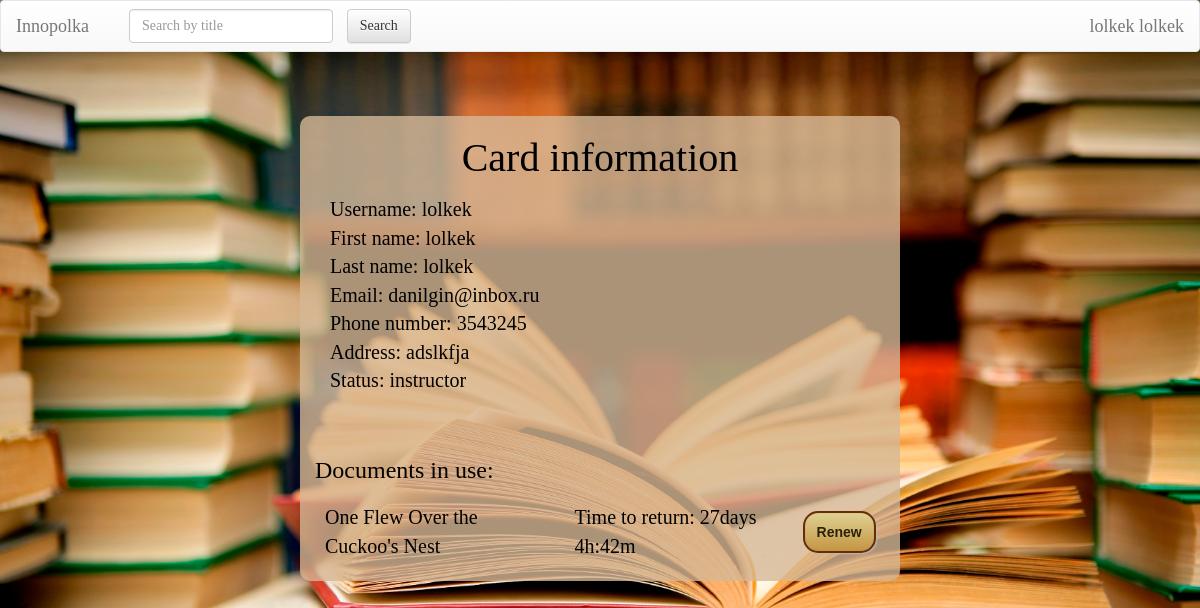
/user/?id=16 (signed in), run on an earlier commit of the app's database.
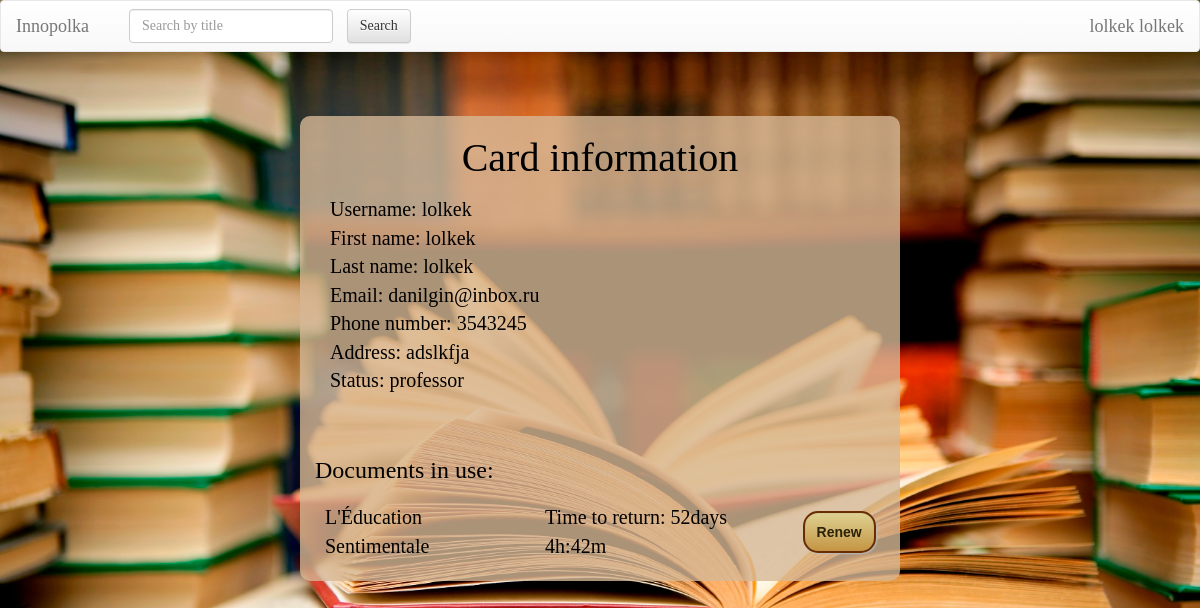
And on a later commit of the database.
### UserCards/models.py (models this page shows, shortened)
class UserProfile(models.Model):
    user = models.OneToOneField(User, on_delete=models.CASCADE)
    phone_number = models.CharField(max_length=15, null=True, blank=True)
    address = models.CharField(max_length=250, null=True, blank=True)
    status = models.CharField(max_length=250, default='student')

### Documents/models.py (models this page shows, shortened)
class DocumentCopy(models.Model):
    doc = models.ForeignKey(Document, blank=True, default=None, on_delete=models.CASCADE) # link document which is checked out
    checked_up_by_whom = models.ForeignKey(User, blank=True, default=None, on_delete=models.CASCADE) # link to holder
    date = models.DateTimeField(default=str(datetime.datetime.today().strftime("%Y-%m-%d %H:%M")))
    returning_date = models.DateTimeField(default=str(datetime.datetime.today().strftime("%Y-%m-%d %H:%M")))
    time_left = models.CharField(null=True, max_length=250)
    fine_price = models.IntegerField(null=True)
    renewed = models.BooleanField(default=False)
    class Meta:
        verbose_name_plural = 'Document copies'
    def __str__(self):
        return self.doc.title

class Document(models.Model):
    title = models.CharField(max_length=250)
    price = models.IntegerField()
    keywords = models.CharField(max_length=250) # the list of keywords stored in string
    authors = models.CharField(max_length=250) # the list of authors in string format splitted by space
    cover = models.CharField(max_length=1000, default="https://lh3.googleusercontent.com/zqfUbCXdb1oGmsNEzNxTjQU5ZlS3x46nQoB83sFbRSlMnpDTZgdVCe_LvCx-rl7sOA=w300")
    copies = models.PositiveIntegerField(default=1)
    type = models.CharField(max_length=100, default='Document')
    is_bestseller = models.BooleanField(default=False)
    is_reference = models.BooleanField(default=False)
    level = models.PositiveIntegerField(default=1)
    room = models.PositiveIntegerField(default=1)

### Documents/librarian_view.py (the view)
    def inner(request, *args, **kwargs):
        if request.user.is_authenticated:
            return func(request, *args, **kwargs)
        return redirect('/')

### Documents/librarian_view.py (called while the page is built)
def need_logged_in(func):
    def inner(request, *args, **kwargs):
        if request.user.is_authenticated:
            return func(request, *args, **kwargs)
        return redirect('/')
    return inner

### UserCards/templates/UserCards/index.html (shortened to what this page needs)
{% extends 'Documents/base.html' %}
{% load staticfiles %}
{% block body %}
    <link rel="stylesheet" type="text/css" href="{% static 'UserCards/usercards_style.css' %}"/>
    <div class="container">
    <h2 class="black">Card information</h2>
    <p>
        {% for field, value in fields %}
            {{ field }}: {{ value }}
            <br>
        {% endfor %}
    </p>
    <div>
        <table class="used-docs">
            <th colspan="3"><h3>Documents in use:</h3></th>
            {% for copy in copies %}
                <tr>
                    <td><a href="/{{ copy.doc.id }}">{{ copy }}</a></td>
                    <td>{{ copy.time_left }}<br></td>
                    {% if user.is_staff %}
                        <td><a class="button" href="/requests/return/?copy_id={{ copy.id }}" onclick="
                                return confirm('Return {{ copy.doc.title }} from {{ copy.checked_up_by_whom.username }} back?');
                                ">Return</a></td>
                    {% else %}
                        <td><button class="btn button" onclick="
                                    var response = httpGet('/requests/renew/?copy_id={{ copy.id }}').toString();
                                    alert(response);
                                    if (response.substr(0, 3) === 'You') // refresh to see new returning date
                                    window.location.reload(false);
                                    ">Renew
                            </button></td>
                        <br>
                    {% endif %}
                </tr>
            {% endfor %}
        </table>
    </div>
{% endblock %}

### Documents/templates/Documents/base.html (shortened to what this page needs)
<!DOCTYPE html>
<html lang="en">
<head>
    {% load staticfiles %}
    <link rel="stylesheet" href="//maxcdn.bootstrapcdn.com/bootstrap/3.2.0/css/bootstrap.min.css">
    <link rel="stylesheet" href="//maxcdn.bootstrapcdn.com/bootstrap/3.2.0/css/bootstrap-theme.min.css">
</head>
<body>
<nav class="navbar navbar-default">
    <div class="container-fluid">
        <div class="navbar-header">
            <a class="navbar-brand" href="/">Innopolka</a>
        </div>
        <div class="collapse navbar-collapse" id="bs-example-navbar-collapse-1">
            <form class="navbar-form navbar-left" action="/">
                <div class="form-group">
                    <input type="text" class="form-control" name="q" placeholder="Search by title" >
                </div>
                <input type="submit" class="btn btn-default not_wide" value="Search">
            </form>
            <ul class="nav navbar-nav navbar-right">
                {% if user.is_anonymous %}
                    <li><a href="/user/login">Log In</a></li>
                {% elif user.is_authenticated %}
                <ul class="nav navbar-nav navbar-right">
                <li class="nav-item dropdown">
                    <a class="navbar-brand" href="/user/?id={{user.id}}" id="dropdown02" data-toggle="dropdown"
                       aria-haspopup="true" aria-expanded="false">{{ user.first_name }} {{user.last_name}}</a>
            </ul>
                {% endif %}
            </ul>
        </div>
    </div>
</nav>
{% block body %}{% endblock %}
</body>
</html>

What changed in the data, as far as the page shows it:
removed DocumentCopy: doc.title "One Flew Over the Cuckoo's Nest", time_left "Time to return: 27days 4h:42m"
added DocumentCopy: doc.title "L'Éducation Sentimentale", time_left "Time to return: 52days 4h:42m"
Also different on the page:
new list line: "Status :"
new list line: "professor"
list line gone: "Status :"
list line gone: "instructor"
